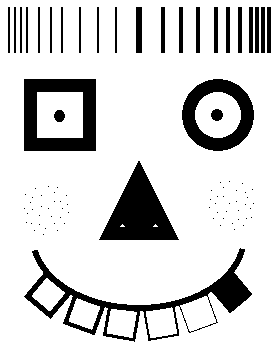
#> input picture data/face.png, 280 x 350 px
$ python morpology.py
#> lines starting #> are read from the running program, lines starting #| are printed output that depends on the picture; after the words box and inside, x2 and y2 are one past the last pixel; in counts of white or black regions, pixels touching at a corner belong together
import cv2 as cv
import numpy as np

# Define morphological operations and kernels
morph_operations = [
    {'name': 'Erode',     'operation': cv.MORPH_ERODE},  # Alternative) cv.erode()
    {'name': 'Dilate',    'operation': cv.MORPH_DILATE}, # Alternative) cv.dilate()
    {'name': 'Open',      'operation': cv.MORPH_OPEN},
    {'name': 'Close',     'operation': cv.MORPH_CLOSE},
    {'name': 'Gradient',  'operation': cv.MORPH_GRADIENT},
    {'name': 'Tophat',    'operation': cv.MORPH_TOPHAT},
    {'name': 'Blackhat',  'operation': cv.MORPH_BLACKHAT},
    {'name': 'Hitmiss',   'operation': cv.MORPH_HITMISS},
]

kernel_tables = [
    {'name': '3x3 Box',   'kenerl': np.ones((3, 3), dtype=np.uint8)},
    {'name': '5x5 Box',   'kenerl': np.ones((5, 5), dtype=np.uint8)},
    {'name': '5x1 Bar',   'kernel': np.ones((5, 1), dtype=np.uint8)},
    {'name': '1x5 Bar',   'kernel': np.ones((1, 5), dtype=np.uint8)},
    {'name': '5x5 Cross', 'kernel': np.array([[0,0,1,0,0], [0,0,1,0,0], [1,1,1,1,1], [0,0,1,0,0], [0,0,1,0,0]], dtype=np.uint8)},
]

# Read the given image as gray scale
img = cv.imread('data/face.png', cv.IMREAD_GRAYSCALE)
#> img: shape (350, 280); 84% white; 89 black regions (62 under 20 px), largest, box (x1, y1, x2, y2) and area: (24, 248, 252, 342) 3701, (99, 161, 179, 240) 3182, (24, 79, 96, 151) 3068
assert img is not None, 'Cannot read the given image'

# Initialize a control parameter
morph_select = 0
kernel_select = 0
n_iterations = 1

while True:
    # Apply morphological operation to the image with the given 'kernel'
    m_name, operation = morph_operations[morph_select].values() # Make alias
    k_name, kernel = kernel_tables[kernel_select].values()      # Make alias
    result = cv.morphologyEx(img, operation, kernel, iterations=n_iterations)
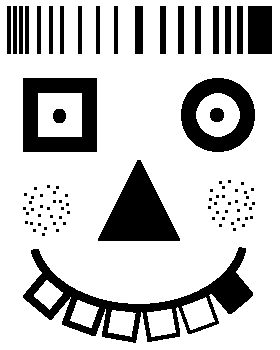
#> result: shape (350, 280); 78.1% white; 86 black regions (62 under 20 px), largest, box (x1, y1, x2, y2) and area: (23, 247, 253, 343) 5438, (23, 78, 97, 152) 3540, (98, 160, 180, 241) 3522

    # Show the image and its filtered result
    info = f'{m_name}({n_iterations}) with {k_name}'
    cv.putText(result, info, (10, 25), cv.FONT_HERSHEY_DUPLEX, 0.6, (255, 255, 255), thickness=2)
    cv.putText(result, info, (10, 25), cv.FONT_HERSHEY_DUPLEX, 0.6, (0, 0, 0))
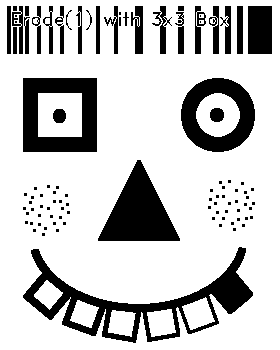
#> result: shape (350, 280); 78% white; 98 black regions (68 under 20 px), largest, box (x1, y1, x2, y2) and area: (23, 247, 253, 343) 5438, (23, 78, 97, 152) 3540, (98, 160, 180, 241) 3522
    merge = np.hstack((img, result))
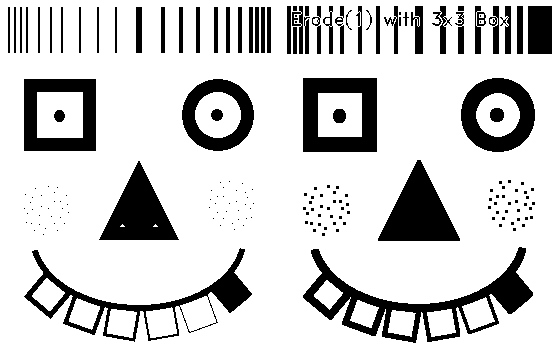
#> merge: shape (350, 560); 81% white; 187 black regions (130 under 20 px), largest, box (x1, y1, x2, y2) and area: (303, 247, 533, 343) 5438, (24, 248, 252, 342) 3701, (303, 78, 377, 152) 3540
    cv.imshow('Morphological Operation: Original | Result', merge)

    # Process the key event
    key = cv.waitKey()
#> (key Esc is pressed here)
    if key == 27: # ESC
        break
    elif key == ord('+') or key == ord('='):
        morph_select = (morph_select + 1) % len(morph_operations)
    elif key == ord('-') or key == ord('_'):
        morph_select = (morph_select - 1) % len(morph_operations)
    elif key == ord(']') or key == ord('}'):
        kernel_select = (kernel_select + 1) % len(kernel_tables)
    elif key == ord('[') or key == ord('{'):
        kernel_select = (kernel_select - 1) % len(kernel_tables)
    elif key == ord(')') or key == ord('0'):
        n_iterations += 1
    elif key == ord('(') or key == ord('9'):
        n_iterations = max(n_iterations - 1, 1)

cv.destroyAllWindows()
